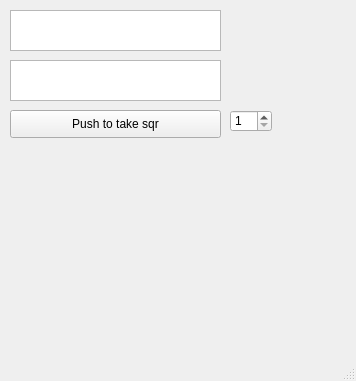
<?xml version="1.0" encoding="UTF-8"?>
<ui version="4.0">
 <class>MainWindow</class>
 <widget class="QMainWindow" name="MainWindow">
  <property name="geometry">
   <rect>
    <x>0</x>
    <y>0</y>
    <width>356</width>
    <height>381</height>
   </rect>
  </property>
  <property name="sizePolicy">
   <sizepolicy hsizetype="Fixed" vsizetype="Fixed">
    <horstretch>0</horstretch>
    <verstretch>0</verstretch>
   </sizepolicy>
  </property>
  <property name="minimumSize">
   <size>
    <width>0</width>
    <height>0</height>
   </size>
  </property>
  <property name="maximumSize">
   <size>
    <width>230000</width>
    <height>230000</height>
   </size>
  </property>
  <property name="windowTitle">
   <string>Sqrt</string>
  </property>
  <property name="toolTip">
   <string/>
  </property>
  <widget class="QWidget" name="centralwidget">
   <widget class="QPushButton" name="answerButton">
    <property name="geometry">
     <rect>
      <x>10</x>
      <y>110</y>
      <width>211</width>
      <height>28</height>
     </rect>
    </property>
    <property name="text">
     <string>Push to take sqr</string>
    </property>
   </widget>
   <widget class="QTextBrowser" name="askTextBrowser">
    <property name="geometry">
     <rect>
      <x>10</x>
      <y>10</y>
      <width>211</width>
      <height>41</height>
     </rect>
    </property>
    <property name="readOnly">
     <bool>false</bool>
    </property>
   </widget>
   <widget class="QTextBrowser" name="answerTextBrowser">
    <property name="geometry">
     <rect>
      <x>10</x>
      <y>60</y>
      <width>211</width>
      <height>41</height>
     </rect>
    </property>
    <property name="documentTitle">
     <string/>
    </property>
    <property name="placeholderText">
     <string/>
    </property>
   </widget>
   <widget class="QSpinBox" name="rounderSpinBox">
    <property name="geometry">
     <rect>
      <x>230</x>
      <y>110</y>
      <width>42</width>
      <height>22</height>
     </rect>
    </property>
    <property name="minimum">
     <number>1</number>
    </property>
    <property name="maximum">
     <number>20</number>
    </property>
   </widget>
  </widget>
  <widget class="QMenuBar" name="menubar">
   <property name="geometry">
    <rect>
     <x>0</x>
     <y>0</y>
     <width>356</width>
     <height>26</height>
    </rect>
   </property>
  </widget>
  <widget class="QStatusBar" name="statusbar"/>
 </widget>
 <resources/>
 <connections/>
</ui>
